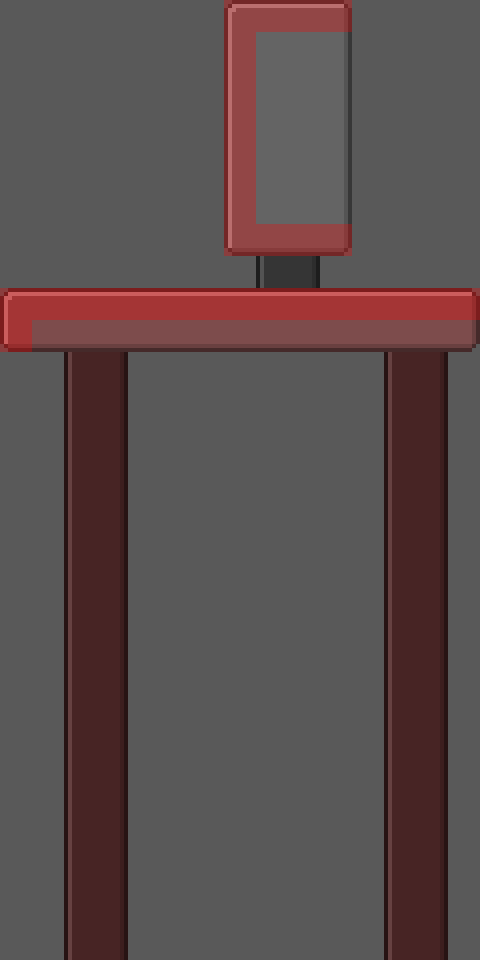

Below is a game level as drawn by its tile map, then a one-line description and the .tmx that defines it (tile-layer data replaced by summaries):
An orthogonal 15x30 tile map with 32x32 px tiles, 3 tile layers (back, layer1, collision).

<map version="1.0" orientation="orthogonal" renderorder="right-down" width="15" height="30" tilewidth="32" tileheight="32" backgroundcolor="#595959" nextobjectid="1">
 <tileset firstgid="1" name="tileset" tilewidth="32" tileheight="32">
  <image source="../tileset.png" trans="ffffff" width="384" height="256" />
 </tileset>
 <layer name="back" width="15" height="30">
  <data>[450 cells, 82 non-empty, 5 distinct tile ids]</data>
 </layer>
 <layer name="layer1" width="15" height="30">
  <data>[450 cells, 62 non-empty, 15 distinct tile ids]</data>
 </layer>
 <layer name="collision" width="15" height="30" opacity="0.3">
  <data>[450 cells, 30 non-empty, 1 distinct tile ids]</data>
 </layer>
</map>
